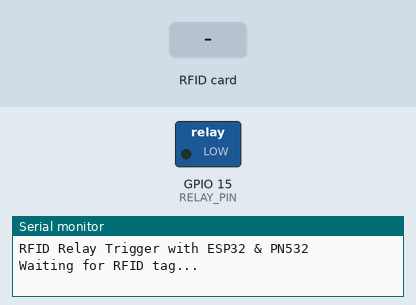
Simulated run of this sketch. Board: ESP32. On the bench: switched loads named in the sketch (green lamp = pin HIGH), the last lines printed to the serial monitor. The test bench sets the inputs (shaded band).

Above: at 1.2 s.
1.3 s: RFID card 5E 7A 19 C4 held to the reader
At 2.5 s:
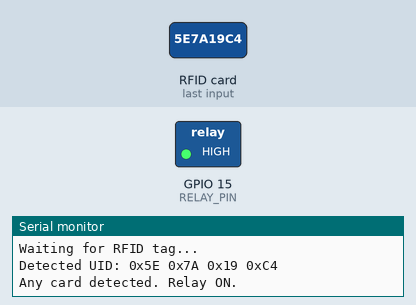
Timing chart, 0 to 5.8 s (numbered marks = the images above; inputs shaded):
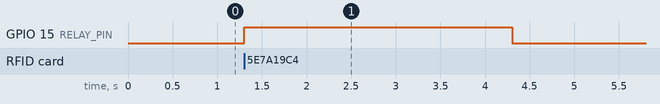

Measured:
- after the input at 1.3 s, GPIO 15 (RELAY_PIN): LOW → HIGH at once, → LOW 3.0 s later

The sketch:

Relay_Trigger.ino
```cpp
#include <Wire.h>
#include <Adafruit_PN532.h>
// I2C setup for PN532
#define SDA_PIN 21
#define SCL_PIN 22
Adafruit_PN532 nfc(SDA_PIN, SCL_PIN);  // I2C
// Relay connected to GPIO 15
#define RELAY_PIN 15
void setup(void) {
  Serial.begin(115200);
  Serial.println("RFID Relay Trigger with ESP32 & PN532");
  pinMode(RELAY_PIN, OUTPUT);
  digitalWrite(RELAY_PIN, LOW);  // Relay off initially
  nfc.begin();
  uint32_t versiondata = nfc.getFirmwareVersion();
  if (!versiondata) {
    Serial.println("Didn't find PN53x board");
    while (1); // halt
  }
  nfc.SAMConfig();  // Configure board to read RFID tags
  Serial.println("Waiting for RFID tag...");
}
void loop(void) {
  uint8_t success;
  uint8_t uid[7];  // Buffer to store UID
  uint8_t uidLength;
  success = nfc.readPassiveTargetID(PN532_MIFARE_ISO14443A, uid, &uidLength);
  if (success) {
    Serial.print("Detected UID: ");
    for (uint8_t i = 0; i < uidLength; i++) {
      Serial.print("0x"); Serial.print(uid[i], HEX); Serial.print(" ");
    }
    Serial.println();
    // Relay ON for any card detected
    Serial.println("Any card detected. Relay ON.");
    digitalWrite(RELAY_PIN, HIGH); // Turn relay ON
    delay(3000);                   // Keep relay ON for 3 seconds
    digitalWrite(RELAY_PIN, LOW);  // Turn relay OFF
    delay(1000); // Prevent double reads
  }
}
```
